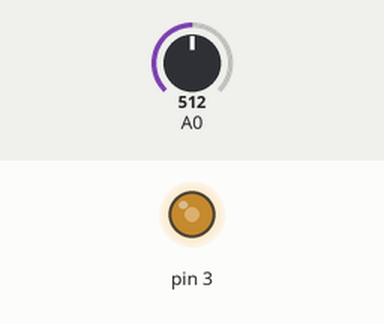
This sketch was run on a simulated Arduino Uno, built with avr-gcc and run on an emulated ATmega328P. Shown: output pins drawn as LEDs (lit = HIGH). The test bench sets the inputs (shaded band); at power-on: A0 = 512.

Above: at 1.2 s.
1.3 s: A0 set to 716
At 2.1 s:
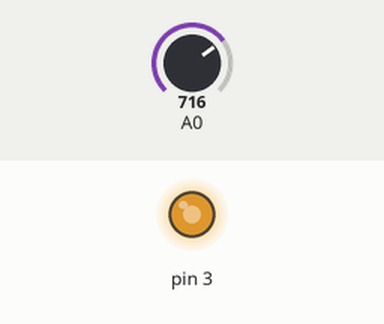
2.8 s: A0 set to 900
At 3.3 s:
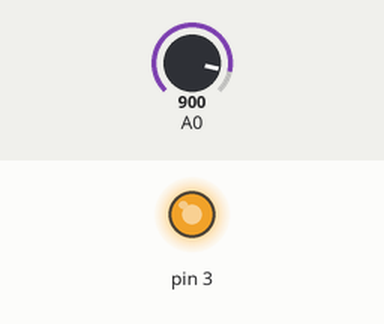
4.3 s: A0 set to 122
At 5.5 s:
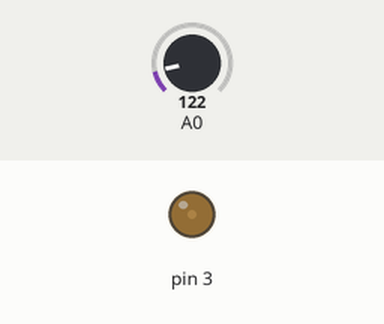
5.8 s: A0 set to 0
At 6.7 s:
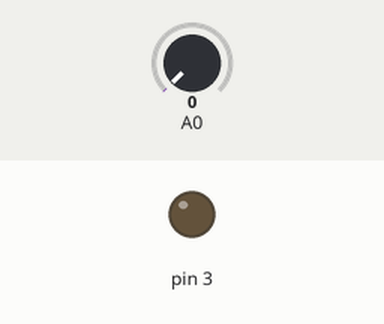
7.3 s: A0 set to 511
At 7.9 s:
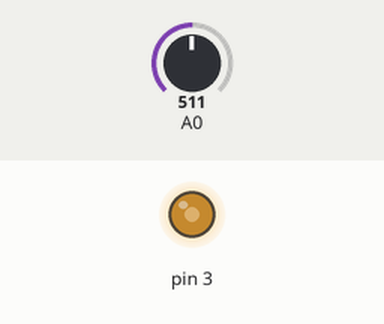
Timing chart, 0 to 9.8 s (numbered marks = the images above; inputs shaded):
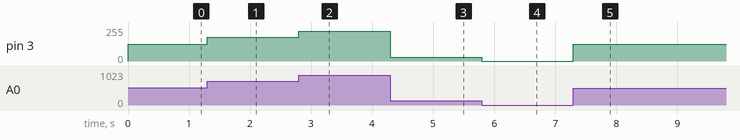

The sketch:

10_LED_BRIGHTNESS_USING_POTENTIOMETER.ino
```cpp
void setup()
{
  pinMode(A0,INPUT);
  pinMode(3,OUTPUT);
}

void loop()
{
  int LED = analogRead(A0);
  LED = map(LED,0,1023,0,255);
  analogWrite(3,LED);
}
```

Measured:
- after the input at 1.3 s, pin 3: 127/255 → 178/255 at once
- after the input at 2.8 s, pin 3: 178/255 → 224/255 at once
- after the input at 4.3 s, pin 3: 224/255 → 30/255 at once
- after the input at 5.8 s, pin 3: 30/255 → 0/255 at once
- after the input at 7.3 s, pin 3: 0/255 → 127/255 at once
